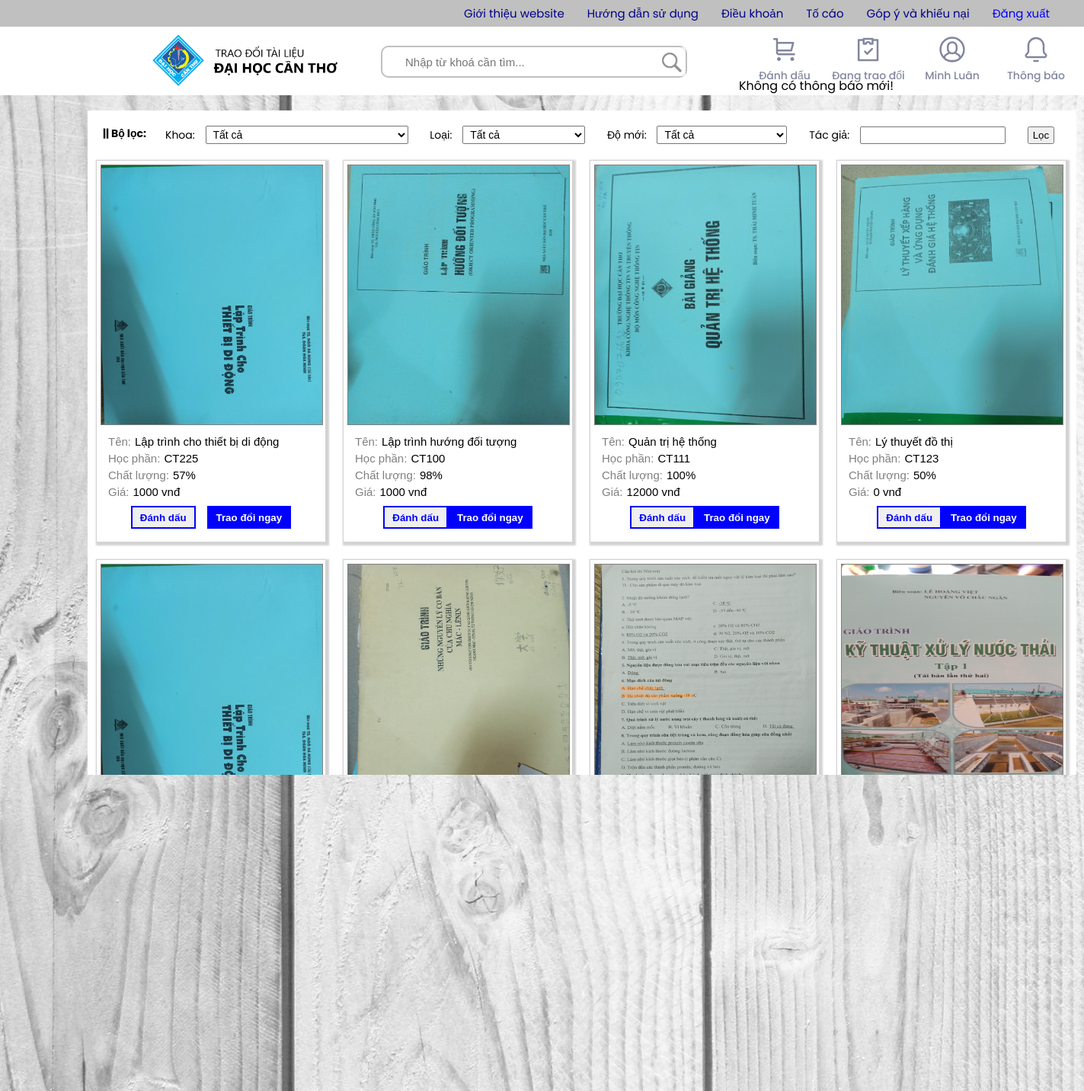
Screenshot of /Public/home.php (signed in) with the database file from the repository.
### tables this page shows
CREATE TABLE `nguoidung` (
  `username` char(30) NOT NULL,
  `ho` varchar(10) NOT NULL,
  `ten` varchar(30) NOT NULL,
  `k` int(2) DEFAULT NULL,
  `makhoa` char(10) DEFAULT NULL,
  `diachi` varchar(50) DEFAULT NULL,
  `hinhdaidien` char(50) DEFAULT NULL
);

CREATE TABLE `tailieu` (
  `matailieu` int(10) NOT NULL,
  `tentailieu` varchar(50) NOT NULL,
  `hocphan` char(5) NOT NULL,
  `makhoa` char(10) NOT NULL,
  `tacgia` varchar(50) NOT NULL,
  `sotrang` int(4) NOT NULL,
  `maloai` char(5) NOT NULL,
  `chatluong` int(3) NOT NULL,
  `gia` int(6) NOT NULL,
  `mota` varchar(50) NOT NULL,
  `username` char(30) NOT NULL,
  `matrangthai` char(10) NOT NULL
);

CREATE TABLE `hinhtailieu` (
  `mahinh` int(10) NOT NULL,
  `tenhinh` char(10) NOT NULL,
  `matailieu` int(10) NOT NULL
);

### Public/home.php (the view, shortened to what this page needs)
<?php
	include_once('../Form/conn.php');
	$page=$_SESSION['page'];
	if (isset($_GET['search-input'])) {
		$keyword=$_GET['search-input'];
	}else{
		$keyword="";
	}
	$filter="";
?>
<!DOCTYPE html>
<html>
<head>
	<link rel="stylesheet" type="text/css" href="css/home.css">
</head>
<body>
	<div id="sub-menu">
		<ul>
			<li id="smenu-6"><a href="../Form/logout.php" style="color: blue;">Đăng xuất</a></li>
			<li id="smenu-5" onclick="click_object('smsb-5');"><a>Góp ý và khiếu nại</a><form action="report.php"><input type="submit" class="hidden" id="smsb-5" name="loai" value="gykn"></form></li>
			<li id="smenu-4"><a onclick="report('not_valid');">Tố cáo</a></li>
			<li id="smenu-3"><a href="policies.html">Điều khoản</a></li>
			<li id="smenu-2"><a href="tutorial.html">Hướng dẫn sử dụng</a></li>
			<li id="smenu-1"><a href="introduce.html">Giới thiệu website</a></li>
		</ul>
	</div>
	<div id="header">
		<a href="home.php"><img src="images/banner.png"></a>
		<div id="search">
			<form>
				<div id="search-box">
					<input type="text" name="search-input" id="search-input" placeholder="Nhập từ khoá cần tìm...">
					<button type="submit"><img src="images/search-button.png"></button>
				</div>
			</form>
		</div>
		<div id="header-button-box" >
			<a href="cart.php">
				<div class="button-container">
				<span class="button-title">Đánh dấu</span>
			</div>
			</a>
			<a href="order.php">
				<div class="button-container">
				<span class="button-title">Đang trao đổi</span>
			</div>
			</a>
			<a href="info.php">
				<div class="button-container">
				<span class="button-title"><?php $nd=mysqli_fetch_array(mysqli_query($con, "SELECT * FROM `nguoidung` WHERE `username` = '".$_SESSION['username']."';")); echo $nd['ten'] ?></span>
			</div>
			</a>
			<a id="button-noti" onclick="noti();">
				<div class="button-container">
				<span class="button-title">Thông báo</span>
			</div>
			<div id="noti">
					<?php $notis=mysqli_query($con,"SELECT * FROM `thongbao` WHERE `username`='".$_SESSION['username']."'");
					?>
				<?php if(mysqli_num_rows($notis)==0) echo "<div class=\"noti-no\">Không có thông báo mới!</div>"; ?>
			</div>
		</a>
		</div>
	</div>
	<div id="main">
		<div id="filter">
			<form >
				<div style="float: left;"><b>|| Bộ lọc:</b></div>
				<label for="khoa">Khoa: </label>
				<select id="khoa" name="khoa">
					<option class="option" value="all">Tất cả</option>
				</select>
				<label for="loai">Loại: </label>
				<select id="loai" name="loai">
					<option class="option" value="all">Tất cả</option>
				</select>
				<label for="domoi">Độ mới: </label>
				<select id="domoi" name="domoi">
					<option class="option" value="all">Tất cả</option>
				</select>
				<label for="tacgia">Tác giả: </label>
				<input type="text" name="tacgia" id="tacgia" <?php if(isset($_GET['tacgia'])) echo "value=\"".$_GET['tacgia']."\""; ?>>
				<input type="submit" name="filter-submit" value="Lọc" id="filter-submit">
			</form>
		</div>
		<div id="product-container">
			<?php
				$ps=($page-1)*8;
				$sql = "SELECT * FROM `tailieu` WHERE `matrangthai` LIKE 'sharing' AND `tentailieu` LIKE '%$keyword%' ".$filter."LIMIT $ps,8;";
				$tailieu = mysqli_query($con, $sql);
				while($dstl = mysqli_fetch_array($tailieu)){
					$matailieu = $dstl['matailieu'];
					$hinh = mysqli_query($con, "SELECT * FROM `hinhtailieu` WHERE `matailieu` = ".$matailieu.";");
					$tenhinh = mysqli_fetch_array($hinh);
				?>
						<form method="GET" action="../Form/exchange.php">
							<div class="product">
								<a href="../Public/product.php?matailieu=<?php echo $matailieu; ?>" >
									<div class="photo-container">
										<img src="../Database/photo/<?php echo $tenhinh['tenhinh']; ?>" style="width: 290px; height: 340px;">
									</div>
								</a>
								<div class="pro-info">
									<div class="pro-name"><p>Tên:</p> <?php echo $dstl['tentailieu']; ?></div>
									<div class="pro-description"><p>Học phần:</p> <?php echo $dstl['hocphan']; ?></div>
									<div class="pro-quality"><p>Chất lượng:</p> <?php echo $dstl['chatluong']; ?>%</div>
									<div class="pro-price"><p>Giá:</p> <?php echo $dstl['gia']; ?> vnđ</div>
									<div class="pro-button">
										<input type="button" class="button-1" name="add-to-cart" value="Đánh dấu" onclick="addToCart(<?php echo $matailieu; ?>);">
										<input type="button" class="button-2" id="b<?php echo $matailieu; ?>" name="submit" value="Trao đổi ngay" onclick="<?php if ($_SESSION['user_valid']==false) echo "updateInfo();"; else echo "fexchange($matailieu)"; ?>">
									</div>
								</div>
							</div>
						</form>
				<?php
				}
				$numrows=mysqli_query($con, "SELECT COUNT(*) as `num` FROM `tailieu` WHERE `matrangthai` LIKE 'sharing' AND `tentailieu` LIKE '%$keyword%' ".$filter.";");
				$num=mysqli_fetch_array($numrows);
				if ($num['num']>8) {
			?>
			<div class="page-num">
				<input type="button" class="page-num-button" name="first" value="<<" onclick="page('<<')">
				<input type="button" class="page-num-button" name="pre" value="<" onclick="page('<')">
				<input type="button" class="page-num-button" name="1" id="current-page" value="<?php echo $_SESSION['page'];?>">
				<input type="button" class="page-num-button" name="next" value=">" onclick="page('>')">
				<input type="button" class="page-num-button" name="last" value=">>" onclick="page('>>')">
			</div>
		<?php } ?>
		</div>
	</div>
	<div id="footer">
		<div id="footer-logo">
			<img src="images/logo ctu.png">
		</div>
		<div id="footer-text">
			<b>KHOA CÔNG NGHỆ THÔNG TIN VÀ TRUYỀN THÔNG - ĐẠI HỌC CẦN THƠ</b><br>
			Khu 2 - Đường 3/2 - Q.Ninh Kiều - TP.Cần Thơ<br>
			Học phần: Niên luận cơ sở mạng máy tính và truyền thông - CT226<br>
			Sinh viên thực hiện: Nguyễn Minh Luân - ĐT: 0378 367 310 - Email: luanb1807648@student.ctu.edu.vn
		</div>
	</div>
</body>
</html>

### Public/css/home.css (style rules this page uses)
* { margin: 0; padding: 0; }
body { background-image: url("../images/backgrounds/bg3.jpg"); font-family: 'Poppins', sans-serif; background-repeat: no-repeat; background-attachment: fixed; }
#sub-menu { height: 35px; width: 100%; background: silver; }
#sub-menu ul { list-style: none; margin-right: 30px; }
#sub-menu li { float: right; }
#sub-menu a { text-decoration: none; height: 35px; line-height: 35px; font-size: 15px; padding: 0 15px 0 15px; color: darkblue; }
#header { height: 90px; width: 100%; background: white; }
#header img { width: 250px; height: 69px; margin: 10px 50px 10px 200px; float: left; }
#search { float: left; height: inherit; width: 400px; }
#search-box { margin-top: 25px; height: 38px; width: 398px; border: 2px solid silver; border-radius: 10px; }
#search-box input { float: left; width: 310px; height: 36px; border: none; margin: 1px 20px 1px 30px; font-size: 15px; }
#search-box button { border: none; cursor: pointer; }
#search-box img { float: left; width: 38px; height: 38px; margin: 0; border-radius: 0 10px 10px 0; }
#header-button-box { height: 90px; float: left; margin-left: 70px; }
#header-button-box a { text-decoration: none; line-height: 14px; }
.button-container { height: inherit; width: 100px; float: left; text-align: center; color: #82869E; margin-left: 10px; }
.header-button { margin: 10px 25px 5px 25px; }
.button-title { font-size: 14px; font-weight: 500; }
#main { width: 1298px; height: 1150px; background: white; margin-left: 115px; margin-top: 20px; }
#footer { position: absolute; margin-top: 20px; width: 1225px; background: white; margin-left: 135px; border-radius: 15px 15px 0 0; padding: 15px; }
#footer-logo { float: left; margin-left: 20px; margin-right: 40px; }
#footer-logo img { width: 80px; height: 80px; }
#footer-text { color: #737373; font-size: 14px; float: left; }
#filter { float: left; margin: 20px 0 10px 20px; font-size: 14px; }
#filter label { margin: 0 10px 0 25px; }
#filter select { font-size: 14px; padding: 2px 5px 2px 5px; }
#filter input { padding: 2px 5px 2px 5px; margin-right: 25px; }
#product-container { width: inherit; height: inherit; float: left; }
.product { width: 300px; height: 500px; margin: 11px; float: left; border: 1px solid lightgray; box-shadow: 2px 2px 2px 2px lightgray; }
.photo-container { width: 290px; height: 340px; background: blue; margin: 5px; }
.photo-container img { width: 290px; height: 340px; border: 1px solid gray; }
.pro-info { width: 270px; margin: 15px; font-size: 15px; font-family: sans-serif; }
.pro-name { margin: 5px 0 5px 0; }
.pro-quality { margin: 5px 0 5px 0; }
.pro-price { margin: 5px 0 10px 0; }
.pro-info p { float: left; margin-right: 5px; color: gray; }
.pro-button { float: left; height: 30px; width: inherit; display: flex; justify-content: center; }
.button-1 { float: left; border: 2px solid blue; padding: 5px 10px 5px 10px; color: blue; cursor: pointer; font-weight: bold; }
.button-2 { float: left; padding: 7px 12px 7px 12px; background: blue; color: white; border: none; cursor: pointer; font-weight: bold; }
#b2 { margin-left: 15px; }
.page-num { width: inherit; display: flex; float: left; margin-top: 5px; justify-content: center; }
.page-num-button { padding: 6px 8px 6px 8px; margin: 2px; }

### rows the page displays
nguoidung: ten "Minh Luân"
tailieu: hinhtailieu.tenhinh (picture), tentailieu "Lập trình cho thiết bị di động", hocphan "CT225", chatluong "57", gia "1000"
tailieu: hinhtailieu.tenhinh (picture), tentailieu "Lập trình hướng đối tượng", hocphan "CT100", chatluong "98", gia "1000"
tailieu: hinhtailieu.tenhinh (picture), tentailieu "Quản trị hệ thống", hocphan "CT111", chatluong "100", gia "12000"
tailieu: hinhtailieu.tenhinh (picture), tentailieu "Lý thuyết đồ thị", hocphan "CT123", chatluong "50", gia "0"
tailieu: hinhtailieu.tenhinh (picture), tentailieu "Lập trình căn bản A", hocphan "CT001", chatluong "99", gia "1000"
tailieu: hinhtailieu.tenhinh (picture), tentailieu "Giáo trình Mác Lê nin", hocphan "ML001", chatluong "90", gia "0"
tailieu: hinhtailieu.tenhinh (picture), tentailieu "Hoá cơ bản", hocphan "SH001", chatluong "80", gia "0"
tailieu: hinhtailieu.tenhinh (picture), tentailieu "Kĩ thuật xử lý nước thải", hocphan "MT347", chatluong "100", gia "600000"
